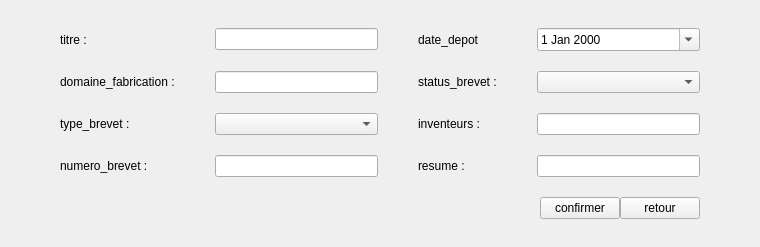
            <widget class="QWidget" name="page_pub_edit">
             <layout class="QGridLayout" name="gridLayoutPubEdit">
              <property name="leftMargin">
               <number>60</number>
              </property>
              <property name="topMargin">
               <number>28</number>
              </property>
              <property name="rightMargin">
               <number>60</number>
              </property>
              <property name="bottomMargin">
               <number>28</number>
              </property>
              <property name="horizontalSpacing">
               <number>40</number>
              </property>
              <property name="verticalSpacing">
               <number>20</number>
              </property>
              <item row="2" column="2">
               <widget class="QLabel" name="lblInventeursEdit">
                <property name="text">
                 <string>inventeurs :</string>
                </property>
               </widget>
              </item>
              <item row="0" column="1">
               <widget class="QLineEdit" name="lineTitreEdit"/>
              </item>
              <item row="2" column="0">
               <widget class="QLabel" name="lblTypeBrevetEdit">
                <property name="text">
                 <string>type_brevet :</string>
                </property>
               </widget>
              </item>
              <item row="3" column="3">
               <widget class="QLineEdit" name="lineResumeEdit"/>
              </item>
              <item row="1" column="0">
               <widget class="QLabel" name="lblDomaineEdit">
                <property name="text">
                 <string>domaine_fabrication :</string>
                </property>
               </widget>
              </item>
              <item row="2" column="1">
               <widget class="QComboBox" name="comboTypeBrevetEdit"/>
              </item>
              <item row="3" column="2">
               <widget class="QLabel" name="lblResumeEdit">
                <property name="text">
                 <string>resume :</string>
                </property>
               </widget>
              </item>
              <item row="1" column="3">
               <widget class="QComboBox" name="comboStatusBrevetEdit"/>
              </item>
              <item row="0" column="3">
               <widget class="QDateEdit" name="dateDepotEdit">
                <property name="calendarPopup">
                 <bool>true</bool>
                </property>
                <property name="date">
                 <date>
                  <year>2000</year>
                  <month>1</month>
                  <day>1</day>
                 </date>
                </property>
               </widget>
              </item>
              <item row="5" column="0" colspan="4">
               <layout class="QHBoxLayout" name="hLayoutEditButtons">
                <item>
                 <spacer name="spacerEditButtons">
                  <property name="orientation">
                   <enum>Qt::Orientation::Horizontal</enum>
                  </property>
                  <property name="sizeHint" stdset="0">
                   <size>
                    <width>480</width>
                    <height>20</height>
                   </size>
                  </property>
                 </spacer>
                </item>
                <item>
                 <widget class="QPushButton" name="btnConfirmEditPub">
                  <property name="text">
                   <string>confirmer</string>
                  </property>
                 </widget>
                </item>
                <item>
                 <widget class="QPushButton" name="btnRetourEditPub">
                  <property name="text">
                   <string>retour</string>
                  </property>
                 </widget>
                </item>
               </layout>
              </item>
              <item row="2" column="3">
               <widget class="QLineEdit" name="lineInventeursEdit"/>
              </item>
              <item row="3" column="1">
               <widget class="QLineEdit" name="lineNumeroBrevetEdit"/>
              </item>
              <item row="0" column="2">
               <widget class="QLabel" name="lblDateDepotEdit">
                <property name="text">
                 <string>date_depot</string>
                </property>
               </widget>
              </item>
              <item row="0" column="0">
               <widget class="QLabel" name="lblTitreEdit">
                <property name="text">
                 <string>titre :</string>
                </property>
               </widget>
              </item>
              <item row="1" column="2">
               <widget class="QLabel" name="lblStatusBrevetEdit">
                <property name="text">
                 <string>status_brevet :</string>
                </property>
               </widget>
              </item>
              <item row="1" column="1">
               <widget class="QLineEdit" name="lineDomaineEdit"/>
              </item>
              <item row="3" column="0">
               <widget class="QLabel" name="lblNumeroBrevetEdit">
                <property name="text">
                 <string>numero_brevet :</string>
                </property>
               </widget>
              </item>
             </layout>
            </widget>
